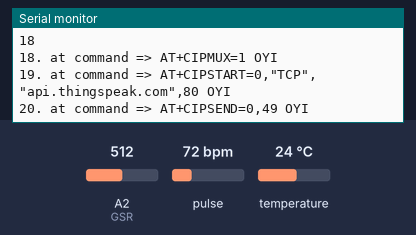
The sketch below on a simulated Arduino Uno, built with avr-gcc and run on an emulated ATmega328P. On the bench: the last lines printed to the serial monitor. Inputs (shaded band) come from the test bench; at power-on: A2 (GSR) = 512, pulse 72 bpm, temperature 24 °C. The modem accepts every AT command (registered, SIM ready, sends succeed) and sends nothing else.

Above: at 6.2 s.
6.3 s: A2 (GSR) set to 982
At 7.6 s:
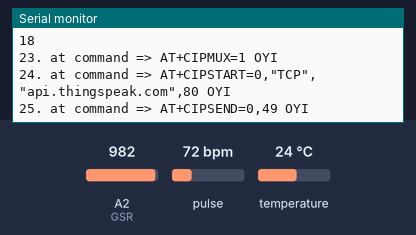
7.8 s: A2 (GSR) set to 1014
At 9.6 s:
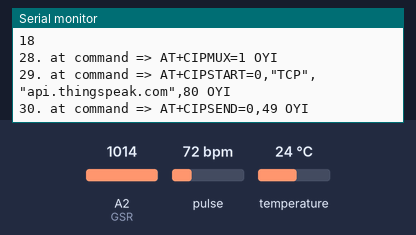
Timing chart, 0 to 11.1 s (numbered marks = the images above; inputs shaded):
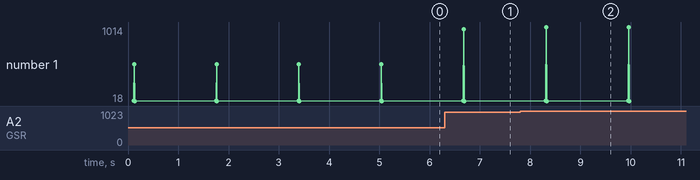

Measured:
- after the input at 6.3 s, the serial monitor: prints a new line after 0.38 s (image 1)
- after the input at 7.8 s, the serial monitor: prints a new line after 0.52 s (image 2)

The sketch:

esp8266_source.ino
```cpp
#include <SoftwareSerial.h>
#include <Wire.h>
#include <Adafruit_MLX90614.h>
#define USE_ARDUINO_INTERRUPTS true
#include <PulseSensorPlayground.h>
#define RX 10
#define TX 11
String AP = "3004c";       // CHANGE ME
String PASS = "13956922663"; // CHANGE ME
String API = "HN3T8FTN38HDMF5F";   // CHANGE ME
String HOST = "api.thingspeak.com";
String PORT = "80";
String field = "field1";
int countTrueCommand;
int countTimeCommand;
boolean found = false;
int valSensor = 1;
SoftwareSerial esp8266(RX,TX);
Adafruit_MLX90614 mlx = Adafruit_MLX90614();

const int GSR=A2;
int sensorValue;
const int PulseWire = 0;       // PulseSensor PURPLE WIRE connected to ANALOG PIN 0
const int LED_D = LED_BUILTIN;          // The on-board Arduino LED, close to PIN 13.
int Threshold = 550;           // Determine which Signal to "count as a beat" and which to ignore.
                               // Use the "Gettting Started Project" to fine-tune Threshold Value beyond default setting.
                               // Otherwise leave the default "550" value.

PulseSensorPlayground pulseSensor;  // Creates an instance of the PulseSensorPlayground object called "pulseSensor"


void setup() {
  Serial.begin(9600);
  esp8266.begin(115200);
  sendCommand("AT",5,"OK");
  sendCommand("AT+CWMODE=3",5,"OK");
  sendCommand("AT+CWJAP=\""+ AP +"\",\""+ PASS +"\"",20,"OK");
  pulseSensor.analogInput(PulseWire);
  pulseSensor.setThreshold(Threshold);
}
void loop() {
 valSensor = getSensorData();
 String getData = "GET /update?api_key="+ API +"&"+ field +"="+String(valSensor);
sendCommand("AT+CIPMUX=1",5,"OK");
 sendCommand("AT+CIPSTART=0,\"TCP\",\""+ HOST +"\","+ PORT,15,"OK");
 sendCommand("AT+CIPSEND=0," +String(getData.length()+4),4,">");
 esp8266.println(getData);delay(1500);countTrueCommand++;
 sendCommand("AT+CIPCLOSE=0",5,"OK");
}
int getSensorData(){
  Serial.print(mlx.readAmbientTempC());
  int myBPM = pulseSensor.getBeatsPerMinute();
  Serial.println(myBPM);
  sensorValue=analogRead(GSR);
  Serial.println(sensorValue);
  int resp=myBPM/4;
  Serial.println(resp);
}
void sendCommand(String command, int maxTime, char readReplay[]) {
  Serial.print(countTrueCommand);
  Serial.print(". at command => ");
  Serial.print(command);
  Serial.print(" ");
  while(countTimeCommand < (maxTime*1))
  {
    esp8266.println(command);//at+cipsend
    if(esp8266.find(readReplay))//ok
    {
      found = true;
      break;
    }

    countTimeCommand++;
  }

  if(found == true)
  {
    Serial.println("OYI");
    countTrueCommand++;
    countTimeCommand = 0;
  }

  if(found == false)
  {
    Serial.println("Fail");
    countTrueCommand = 0;
    countTimeCommand = 0;
  }

  found = false;
 }
```
